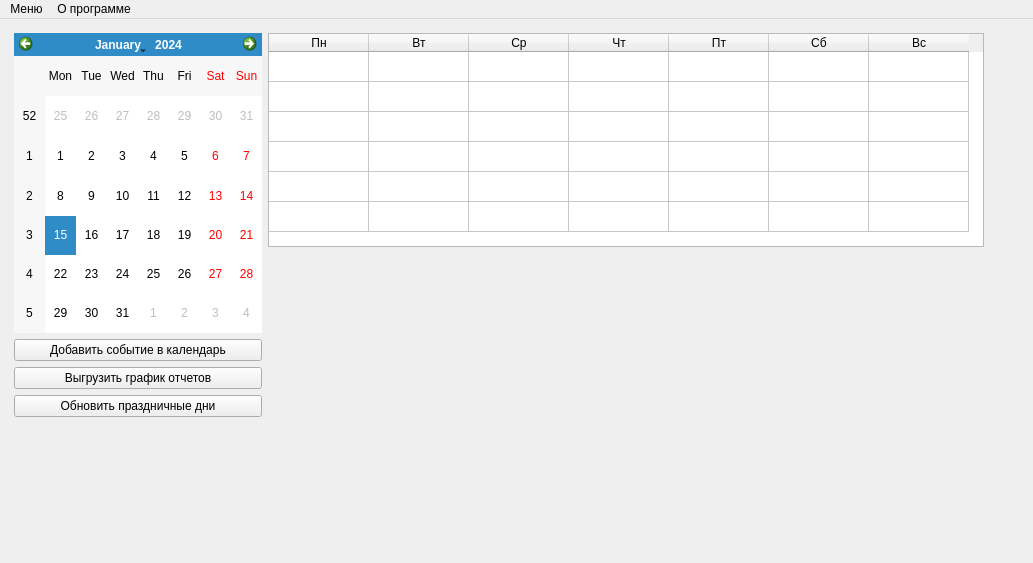
<?xml version="1.0" encoding="UTF-8"?>
<ui version="4.0">
 <class>MainWindow</class>
 <widget class="QMainWindow" name="MainWindow">
  <property name="geometry">
   <rect>
    <x>0</x>
    <y>0</y>
    <width>1033</width>
    <height>563</height>
   </rect>
  </property>
  <property name="sizePolicy">
   <sizepolicy hsizetype="Preferred" vsizetype="Minimum">
    <horstretch>0</horstretch>
    <verstretch>0</verstretch>
   </sizepolicy>
  </property>
  <property name="minimumSize">
   <size>
    <width>0</width>
    <height>0</height>
   </size>
  </property>
  <property name="maximumSize">
   <size>
    <width>16777215</width>
    <height>16777215</height>
   </size>
  </property>
  <property name="windowTitle">
   <string>Планировщик отчетов</string>
  </property>
  <property name="windowIcon">
   <iconset>
    <normaloff>icon.ico</normaloff>icon.ico</iconset>
  </property>
  <widget class="QWidget" name="centralwidget">
   <layout class="QGridLayout" name="gridLayout">
    <item row="1" column="0">
     <layout class="QGridLayout" name="gridLayout_2">
      <item row="0" column="3">
       <spacer name="horizontalSpacer_2">
        <property name="orientation">
         <enum>Qt::Horizontal</enum>
        </property>
        <property name="sizeType">
         <enum>QSizePolicy::MinimumExpanding</enum>
        </property>
        <property name="sizeHint" stdset="0">
         <size>
          <width>5</width>
          <height>5</height>
         </size>
        </property>
       </spacer>
      </item>
      <item row="0" column="0">
       <spacer name="horizontalSpacer_3">
        <property name="orientation">
         <enum>Qt::Horizontal</enum>
        </property>
        <property name="sizeType">
         <enum>QSizePolicy::Minimum</enum>
        </property>
        <property name="sizeHint" stdset="0">
         <size>
          <width>5</width>
          <height>5</height>
         </size>
        </property>
       </spacer>
      </item>
      <item row="5" column="2">
       <spacer name="verticalSpacer_3">
        <property name="orientation">
         <enum>Qt::Vertical</enum>
        </property>
        <property name="sizeType">
         <enum>QSizePolicy::Minimum</enum>
        </property>
        <property name="sizeHint" stdset="0">
         <size>
          <width>5</width>
          <height>5</height>
         </size>
        </property>
       </spacer>
      </item>
      <item row="3" column="1">
       <widget class="QPushButton" name="upd_btn">
        <property name="text">
         <string>Обновить праздничные дни</string>
        </property>
        <property name="shortcut">
         <string>Ctrl+U</string>
        </property>
       </widget>
      </item>
      <item row="2" column="1">
       <widget class="QPushButton" name="expott_btn">
        <property name="text">
         <string>Выгрузить график отчетов</string>
        </property>
        <property name="shortcut">
         <string>Ctrl+S</string>
        </property>
       </widget>
      </item>
      <item row="1" column="1">
       <widget class="QPushButton" name="add_btn">
        <property name="text">
         <string>Добавить событие в календарь</string>
        </property>
        <property name="shortcut">
         <string>Ctrl+N</string>
        </property>
       </widget>
      </item>
      <item row="0" column="2" rowspan="5" alignment="Qt::AlignLeft|Qt::AlignTop">
       <widget class="QTableWidget" name="table">
        <property name="sizePolicy">
         <sizepolicy hsizetype="Maximum" vsizetype="Maximum">
          <horstretch>0</horstretch>
          <verstretch>0</verstretch>
         </sizepolicy>
        </property>
        <property name="minimumSize">
         <size>
          <width>410</width>
          <height>0</height>
         </size>
        </property>
        <property name="maximumSize">
         <size>
          <width>16777215</width>
          <height>16777215</height>
         </size>
        </property>
        <property name="horizontalScrollBarPolicy">
         <enum>Qt::ScrollBarAsNeeded</enum>
        </property>
        <property name="sizeAdjustPolicy">
         <enum>QAbstractScrollArea::AdjustToContents</enum>
        </property>
        <property name="selectionMode">
         <enum>QAbstractItemView::NoSelection</enum>
        </property>
        <property name="rowCount">
         <number>6</number>
        </property>
        <attribute name="horizontalHeaderVisible">
         <bool>true</bool>
        </attribute>
        <attribute name="horizontalHeaderCascadingSectionResizes">
         <bool>false</bool>
        </attribute>
        <attribute name="horizontalHeaderShowSortIndicator" stdset="0">
         <bool>false</bool>
        </attribute>
        <attribute name="horizontalHeaderStretchLastSection">
         <bool>false</bool>
        </attribute>
        <attribute name="verticalHeaderVisible">
         <bool>false</bool>
        </attribute>
        <attribute name="verticalHeaderMinimumSectionSize">
         <number>30</number>
        </attribute>
        <attribute name="verticalHeaderShowSortIndicator" stdset="0">
         <bool>false</bool>
        </attribute>
        <attribute name="verticalHeaderStretchLastSection">
         <bool>false</bool>
        </attribute>
        <row/>
        <row/>
        <row/>
        <row/>
        <row/>
        <row/>
        <column>
         <property name="text">
          <string>Пн</string>
         </property>
         <property name="background">
          <color>
           <red>184</red>
           <green>219</green>
           <blue>255</blue>
          </color>
         </property>
        </column>
        <column>
         <property name="text">
          <string>Вт</string>
         </property>
         <property name="background">
          <color>
           <red>184</red>
           <green>219</green>
           <blue>255</blue>
          </color>
         </property>
        </column>
        <column>
         <property name="text">
          <string>Ср</string>
         </property>
         <property name="background">
          <color>
           <red>184</red>
           <green>219</green>
           <blue>255</blue>
          </color>
         </property>
        </column>
        <column>
         <property name="text">
          <string>Чт</string>
         </property>
         <property name="background">
          <color>
           <red>184</red>
           <green>219</green>
           <blue>255</blue>
          </color>
         </property>
        </column>
        <column>
         <property name="text">
          <string>Пт</string>
         </property>
         <property name="background">
          <color>
           <red>184</red>
           <green>219</green>
           <blue>255</blue>
          </color>
         </property>
        </column>
        <column>
         <property name="text">
          <string>Сб</string>
         </property>
         <property name="background">
          <color>
           <red>254</red>
           <green>180</green>
           <blue>178</blue>
          </color>
         </property>
        </column>
        <column>
         <property name="text">
          <string>Вс</string>
         </property>
         <property name="background">
          <color>
           <red>254</red>
           <green>180</green>
           <blue>178</blue>
          </color>
         </property>
        </column>
       </widget>
      </item>
      <item row="0" column="1">
       <widget class="QCalendarWidget" name="calendar">
        <property name="sizePolicy">
         <sizepolicy hsizetype="Fixed" vsizetype="Expanding">
          <horstretch>0</horstretch>
          <verstretch>0</verstretch>
         </sizepolicy>
        </property>
        <property name="maximumSize">
         <size>
          <width>300</width>
          <height>300</height>
         </size>
        </property>
        <property name="baseSize">
         <size>
          <width>300</width>
          <height>300</height>
         </size>
        </property>
        <property name="minimumDate">
         <date>
          <year>2000</year>
          <month>1</month>
          <day>1</day>
         </date>
        </property>
        <property name="maximumDate">
         <date>
          <year>2050</year>
          <month>12</month>
          <day>31</day>
         </date>
        </property>
       </widget>
      </item>
     </layout>
    </item>
    <item row="0" column="0">
     <spacer name="verticalSpacer">
      <property name="orientation">
       <enum>Qt::Vertical</enum>
      </property>
      <property name="sizeType">
       <enum>QSizePolicy::Minimum</enum>
      </property>
      <property name="sizeHint" stdset="0">
       <size>
        <width>5</width>
        <height>5</height>
       </size>
      </property>
     </spacer>
    </item>
   </layout>
  </widget>
  <widget class="QMenuBar" name="menubar">
   <property name="geometry">
    <rect>
     <x>0</x>
     <y>0</y>
     <width>1033</width>
     <height>22</height>
    </rect>
   </property>
   <widget class="QMenu" name="menu">
    <property name="title">
     <string>Меню</string>
    </property>
    <addaction name="action_add"/>
    <addaction name="action_export"/>
    <addaction name="action_upd"/>
    <addaction name="action_close"/>
   </widget>
   <widget class="QMenu" name="menu_2">
    <property name="title">
     <string>О программе</string>
    </property>
    <addaction name="action_info"/>
   </widget>
   <addaction name="menu"/>
   <addaction name="menu_2"/>
  </widget>
  <action name="action_add">
   <property name="text">
    <string>Добавить событие в календарь</string>
   </property>
   <property name="shortcut">
    <string>Ctrl+N</string>
   </property>
  </action>
  <action name="action_export">
   <property name="text">
    <string>Выгрузить график отчетов</string>
   </property>
   <property name="shortcut">
    <string>Ctrl+S</string>
   </property>
  </action>
  <action name="action_upd">
   <property name="text">
    <string>Обновить праздничные дни</string>
   </property>
   <property name="shortcut">
    <string>Ctrl+U</string>
   </property>
  </action>
  <action name="action_close">
   <property name="text">
    <string>Выйти</string>
   </property>
   <property name="shortcut">
    <string>Ctrl+W</string>
   </property>
  </action>
  <action name="action_info">
   <property name="text">
    <string>О программе</string>
   </property>
  </action>
 </widget>
 <resources/>
 <connections/>
</ui>
